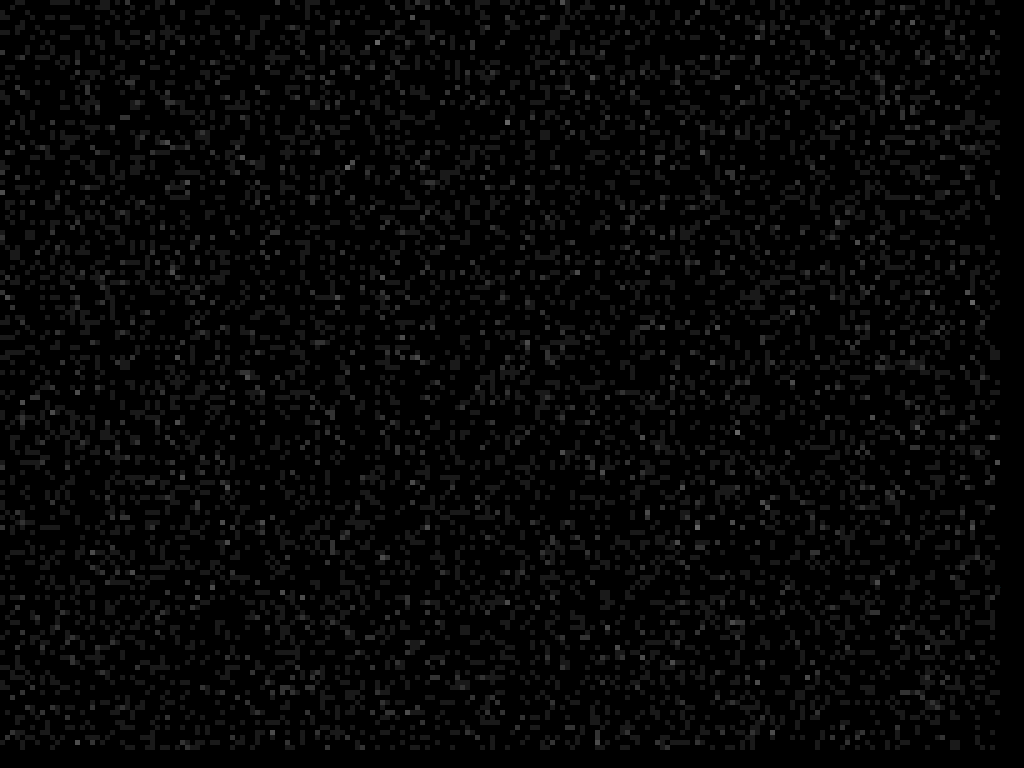
Frame 1 (no input)
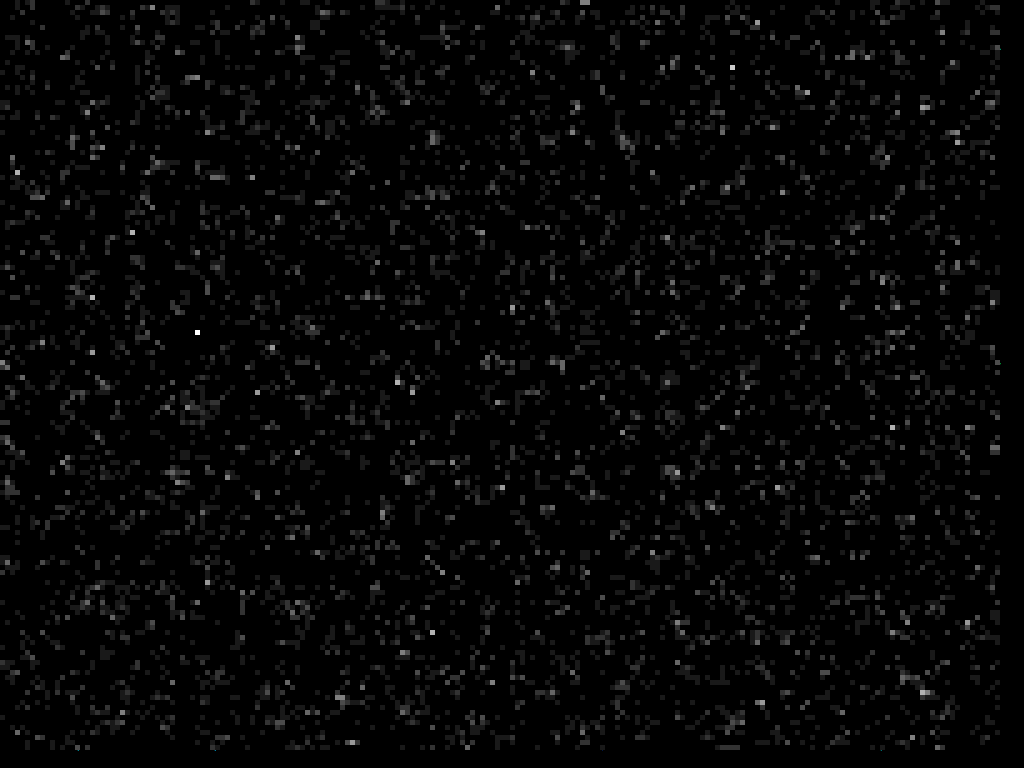
Frame 60 (the mouse pressed at the canvas centre just before this capture)
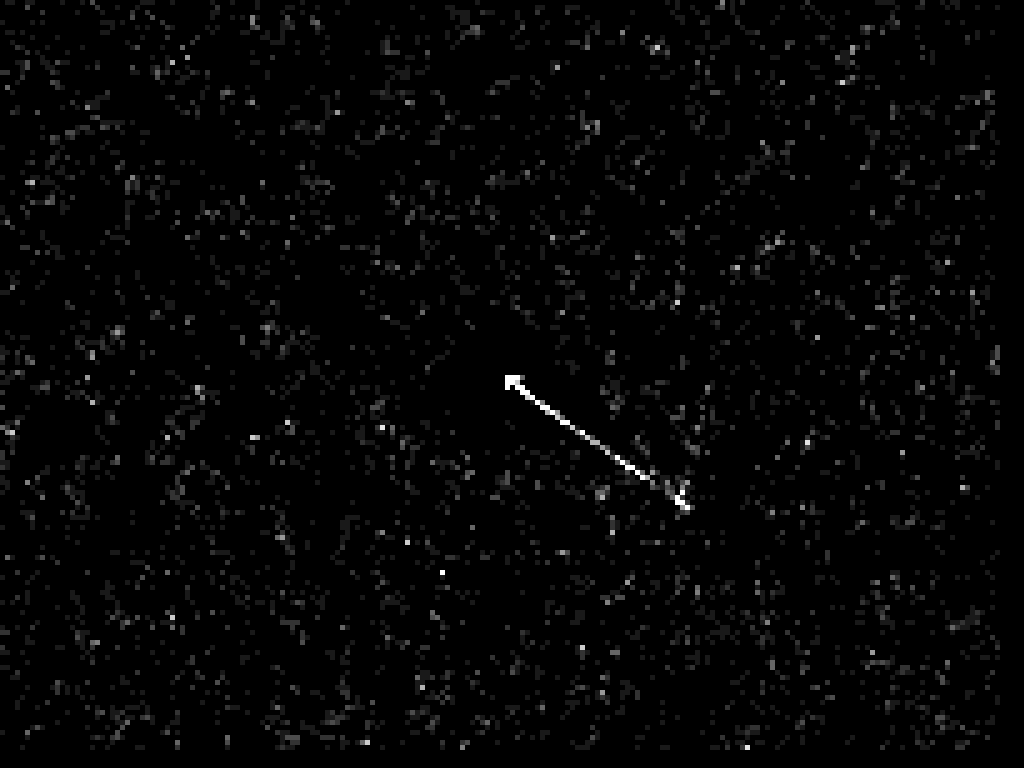
Frame 120 (the mouse held since frame 60 and released just before this capture)

The Processing sketch that drew these frames (run headless with seeded random() and noise(); from frame 60 on, the mouse is pressed at the canvas centre):

// Processing sketch: ev_FlowFieldStudy
// ── ev_FlowFieldStudy.pde
// Vector Field Study #2
// open processing
// Loren Schmidt

//orignial res
//int resolutionX = 192;//original =192
//int resolutionY = resolutionX / 2;

int resolutionX = 200;//original =192
int resolutionY = 150;

PVector flow[][] = new PVector[resolutionX][resolutionY];
float density[][] = new float[resolutionX][resolutionY];
float wind[] = new float[resolutionY]; // horizontal bands
int particleCount = 8192;
Particle particle[] = new Particle[particleCount];
int currentParticle;
int oldMouseX;
int oldMouseY;
 
 
void setup() {
  size(1024, 768);
  frameRate(60);
  for (int y = 0; y < resolutionY; y ++) {
    wind[y] = 1 * sin(4 * PI * y / resolutionY);
    for (int x = 0; x < resolutionX; x ++) {
     // flow[x][y] = new PVector();
      flow[x][y] = new PVector(0.2 - random(0.4), 0.2 - random(0.4));
    }
  }
  for (int i = 0; i < particleCount; i ++) {
    particle[i] = new Particle(random(resolutionX),
      random(resolutionY));
  }
}
 
void draw() {
  fill(0);
  rect(0, 0, width, height);
  int zoom = min(width / resolutionX, height / resolutionY);
   
  for (int y = 0; y < resolutionY; y ++) {
    for (int x = 0; x < resolutionX; x ++) {
      density[x][y] = 0;
    }
  }
   
  // Particles?
  stroke(255);
  for (int i = 0; i < particleCount; i ++) {
    particle[i].Update();
    particle[i].Draw(zoom);
  }
   
  noStroke();
  for (int y = 0; y < resolutionY; y ++) {
    for (int x = 0; x < resolutionX; x ++) {
      fill(
        /*min(255, int(255 * abs(flow[x][y].x) / 0.2)),
        min(255, int(255 * abs(flow[x][y].y / 0.2))),*/
        int(max(0, min(255, 255 * density[x][y]))));
      rect(x * zoom, y * zoom, zoom, zoom);
    }
  }
   
  // Randomization of flow
  //flow[int(random(resolutionX))][int(random(resolutionY))]
    //= new PVector(-1 + random(2), -1 + random(2));
     
  // Painting
  int cellX = mouseX / zoom;
  int cellY = mouseY / zoom;
  if (mousePressed) {
    for (int i = 0; i < 32; i ++) {
      particle[currentParticle] = new Particle(cellX, cellY);
      currentParticle = (currentParticle + 1) % particleCount;
    }
  }
   
  // Make mouse movement affect flow
  float dX = cellX - oldMouseX;
  float dY = cellY - oldMouseY;
  for (int y = -8; y < 8; y ++) {
    for (int x = -8; x < 8; x ++) {
      flow[max(0, min(resolutionX - 1, cellX + x))]
        [max(0, min(resolutionY - 1, cellY + y))].add
        (new PVector(dX, dY));
    }
  }
  oldMouseX = cellX;
  oldMouseY = cellY;
}
 
 
void keyPressed() {
  setup();
}


// ── particle_class.pde
class Particle {
 
  PVector position;
  PVector velocity;
  int timer;
 
 
  Particle (float x, float y) {
    position = new PVector(x, y);
    // velocity = new PVector();
    velocity = new PVector(0.01 - random(0.02), 0.01 - random(0.02));
    timer = int(random(120));
  }
 
 
  void Update() {
    int cellX = int(position.x);
    int cellY = int(position.y);
 
 
    flow[cellX][cellY].x = flow[cellX][cellY].x * 0.95 + velocity.x * 0.05;
    flow[cellX][cellY].y = flow[cellX][cellY].y * 0.95 + velocity.y * 0.05;
    density[cellX][cellY] += 0.1;
    flow[cellX][cellY].limit(1);
 
    velocity.x += 0.2 * flow[cellX][cellY].x;
    velocity.y += 0.2 * flow[cellX][cellY].y;
    //velocity.y += 0.01 * wind[cellY];
 
    velocity.mult(0.9);
 
    position.x = (position.x + velocity.x + resolutionX) % resolutionX;
    position.y = (position.y + velocity.y + resolutionY) % resolutionY;
 
    timer ++;
    if (timer > 240) {
      timer = int(random(120));
      position = new PVector(random(resolutionX),
      random(resolutionY));
      velocity = new PVector(-1 + random(2), -1 + random(2));
    }
  }
 
 
  void Draw(float zoom) {
    stroke(0, min(255, int(255 * abs(velocity.x) / 0.2)),
      min(255, int(255 * abs(velocity.y / 0.2))));
    line(zoom * position.x, zoom * position.y,
    zoom * (position.x + velocity.x),
    zoom * (position.y + velocity.y));
  }
}
